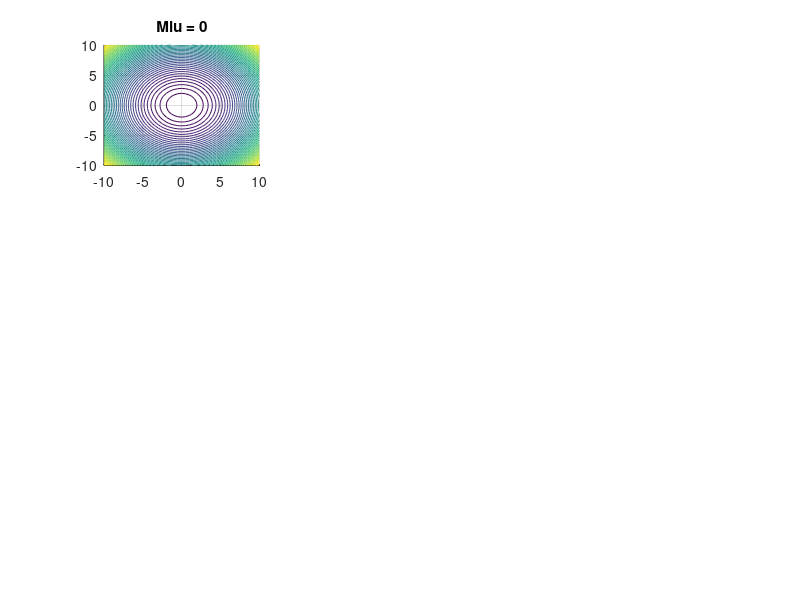

Reproduce this figure in MATLAB. (Note: this script raises an error after producing the figure.)
% Minimize f(x) = x1 ^ 2 + x2 ^ 2 
% Subject to h(x) = x1 + x2 - 2 >= 0 
% Penalty function is selected to be the quadric function
% P(x, R) = x1 ^ 2 + x2 ^ 2 + (x1 + x2 - 2) ^ 2 * miu

function InequalityConstraintPenaltyFunction
    hold on; grid on; axis([-10 10 -10 10])
    
    epsl = 1e-5;
    
    [X, Y] = meshgrid(-10:.5:10);
    start_point = [-4 -8];

    objFun = X .^ 2 + Y .^ 2;  
    
    zerosMatrix = zeros(size(objFun));
    penFun = X + Y - 2;
    quadricIneqPenFun = min(penFun, zerosMatrix);
        
    dist = Inf;
    index = 1;
    miu = -0.25; % small hack for the upcoming iteration miu = miu * 4 + 1;
    while dist >= epsl
        miu = miu * 4 + 1;
        minimum = gradientDescent(@(x, miu) penaltyFunctionGradient(x, miu), miu, epsl, start_point);
        dist = pdist([minimum; start_point], 'euclidean');
        disp('Minimum: '); disp(minimum)
        start_point = minimum;
        
        % plot object function transformed by penalty function
        transFun = objFun + quadricIneqPenFun .* miu;
            
        if index <= 9
            subplot(3, 3, index);
            title(sprintf('Miu = %d', miu));
            hold on; grid on; axis([-10 10 -10 10])
            contour(X, Y, transFun, 50, 'Color', [0.75 0 0.9], 'LineWIdth', 1.25);


            % plot constraint function
            x = -10:.5:10;
            y = 2 - x;
            plot(x, y, 'r');

            % plot object function
            contour(X, Y, objFun, 50, 'Color', [0.8 0.9 0.65], 'LineWIdth', 0.75);

            index = index + 1;
        end
    end
    disp(sprintf('Does Karush-Kuhn-Tucker Theorem hold true? C(x) = %d', start_point(1) + start_point(2) - 2))
end

function G = penaltyFunctionGradient(X, miu)
    G(1) = 2 .* X(1) + min(0, 2 * miu .* (X(1) + X(2) - 2));
    G(2) = 2 .* X(2) + min(0, 2 * miu .* (X(1) + X(2) - 2));
end

function localMinimum = gradientDescent(objFunction, miu, epsl, start_point)
    previous_point = start_point;
    next_point = start_point;
    delta = Inf;
    
    while delta >= epsl
        next_point = previous_point - (epsl / 10) .* objFunction(previous_point, miu);
        delta = pdist([next_point; previous_point], 'euclidean');
        
        %plot([previous_point(1), next_point(1)], [previous_point(2), next_point(2)],'r', ...
        %    [previous_point(1), next_point(1)], [previous_point(2), next_point(2)],'ro')
        
        previous_point = next_point;
    end
    localMinimum = next_point;
    plot(localMinimum(1), localMinimum(2), 'ro');
end














